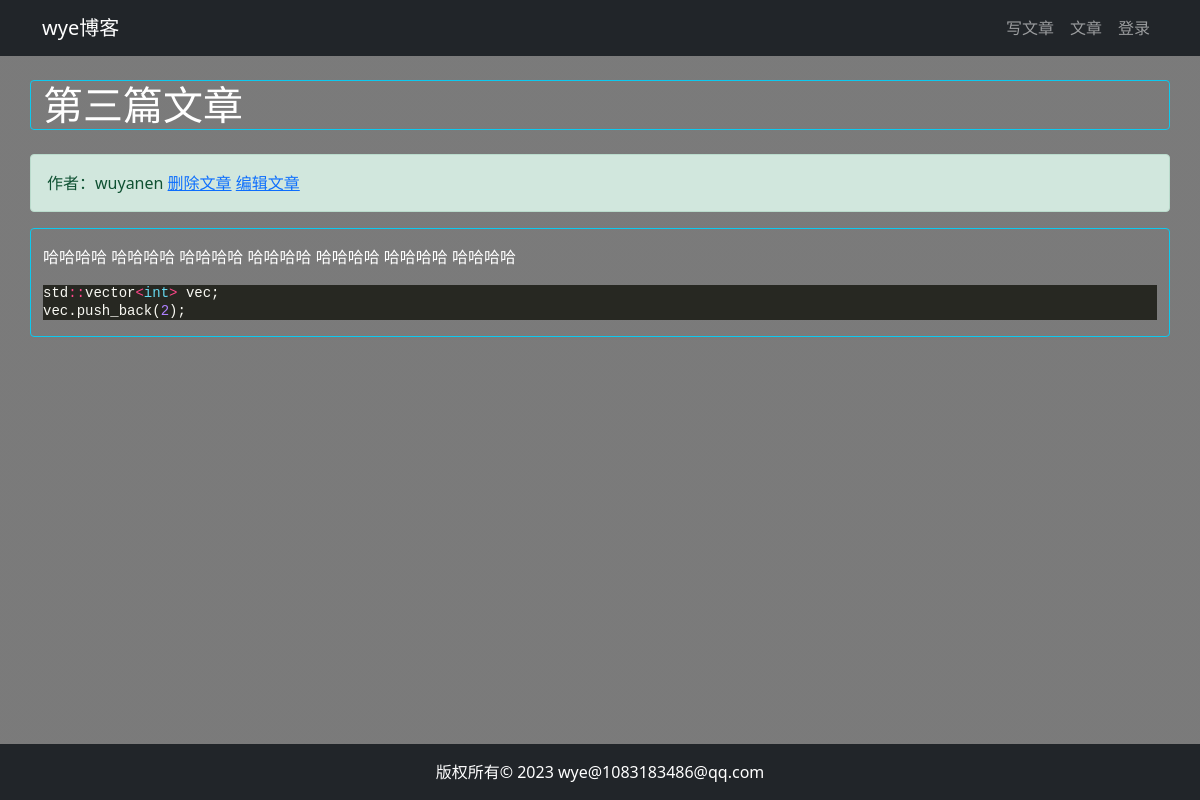
Page /article/article-detail/4/ on the earlier database version.
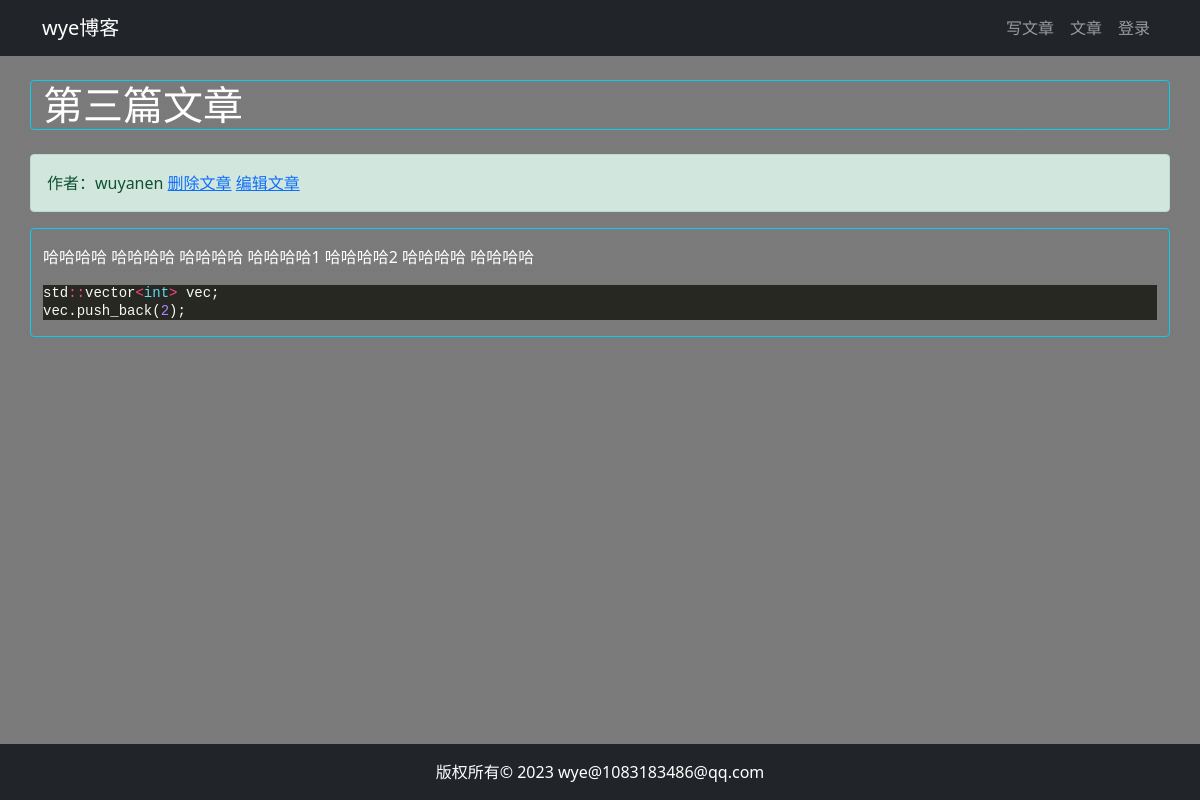
Same page on the later database version.
### article/models.py (models this page shows, shortened)
class ArticlePost(models.Model):
    author = models.ForeignKey(User, verbose_name='文章作者', on_delete=models.CASCADE)
    title = models.CharField(verbose_name='文章标题', max_length=200)
    body = models.TextField(verbose_name='文章内容')
    created = models.DateTimeField(verbose_name='创建时间', default=timezone.now)
    updated = models.DateTimeField(verbose_name='更新时间', auto_now=True)
    class Meta:
        ordering = ('-created',)

### article/views.py (the view)
# urls.py: path('article-detail/<int:id>/', views.article_detail, name='article_detail'),
@require_http_methods(['GET', 'POST'])
def article_detail(request, id):
    print_request(request)
    if id <= 0:
        return HttpResponseNotFound()
    try:
        article = ArticlePost.objects.get(id=id)
    except Exception as e:
        return HttpResponseNotFound()
    text = article.body
    article.body = markdown.markdown(text,
        extensions=[
            'markdown.extensions.extra',
            'markdown.extensions.codehilite',
        ])
    context = {'article': article}
    return render(request, 'article/detail.html', context)

### article/views.py (called while the page is built)
def print_request(req):
    print(f"""
        request method:{req.method}, headers: {req.headers}, body: {req.body}
    """)

### templates/article/detail.html (shortened to what this page needs)
{% extends 'base.html' %}
{% load static %}
{% block content %}
    <div class="container">
        <div class="row">
            <h1 class="col-12 mt-4 mb-4 border border-info rounded">{{ article.title }}</h1>
            <div class="col-12 alert alert-success">
                作者：{{ article.author }}
                <a href="#" onclick="deleteArticle()">删除文章</a>
                <a href="{% url "article:article_update" article.id %}"> 编辑文章 </a>
            </div>
            <div class="col-12 border border-info rounded">
                <p>{{ article.body|safe }}</p>
            </div>
        </div>
    </div>
{% endblock content %}

Differences in the rows shown:
changed ArticlePost "第三篇文章": body "哈哈哈哈 哈哈哈哈 哈哈哈哈 哈哈哈哈 哈哈哈哈 哈哈哈哈 哈哈哈哈 std :: vector < int > vec ; vec . push_back ( 2 );" → "哈哈哈哈 哈哈哈哈 哈哈哈哈 哈哈哈哈1 哈哈哈哈2 哈哈哈哈 哈哈哈哈 std :: vector < int > vec ; vec . push_back ( 2 );"
